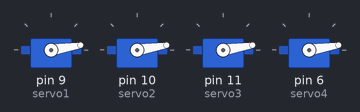
A sketch run on a simulated Arduino Uno, built with avr-gcc and run on an emulated ATmega328P. On the bench: 4 × servo. At 2.0 s the program stops and its outputs stay as they are.

Above: at 0.15 s.
At 1.07 s:
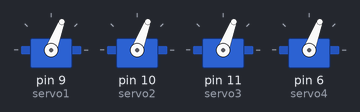
At 1.68 s:
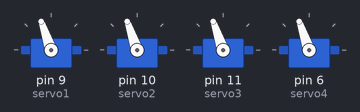
At 2.1 s:
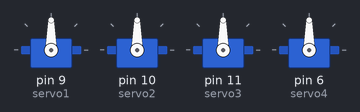
Timing chart, 0 to 3.5 s (numbered marks = the images above):
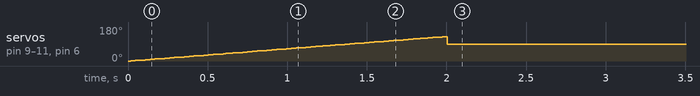

Measured:
- by itself, servo on pin 9 (servo1), servo on pin 10 (servo2), servo on pin 11 (servo3), servo on pin 6 (servo4): rises from 0° to 129° in 2.0 s, then falls to 90° in 0.03 s

The sketch:

task_4servosweep_hold_90deg1.ino
```cpp
#include <Servo.h>

Servo servo1;
Servo servo2;
Servo servo3;
Servo servo4;

int pos = 0;

void setup() {
  servo1.attach(9);
  servo2.attach(10);
  servo3.attach(11);
  servo4.attach(6);
}

void loop() {
  unsigned long startTime = millis();

  while (true) {
    for (pos = 0; pos <= 180; pos++) {
      if (millis() - startTime >= 2000) goto hold;  // إذا تجاوزنا ثانيتين ننتقل للتثبيت
      servo1.write(pos);
      servo2.write(pos);
      servo3.write(pos);
      servo4.write(pos);
      delay(15);
    }

    for (pos = 180; pos >= 0; pos--) {
      if (millis() - startTime >= 2000) goto hold;
      servo1.write(pos);
      servo2.write(pos);
      servo3.write(pos);
      servo4.write(pos);
      delay(15);
    }
  }

hold:
  servo1.write(90);
  servo2.write(90);
  servo3.write(90);
  servo4.write(90);

  while (true); // إيقاف التكرار
}
```

4servo_sweep.cpp
```cpp
#include <Servo.h>

Servo servo1;
Servo servo2;
Servo servo3;
Servo servo4;

int pos = 0;

void setup() {
  servo1.attach(9);
  servo2.attach(10);
  servo3.attach(11);
  servo4.attach(6);
}

void loop() {
  unsigned long startTime = millis();

  while (true) {
    for (pos = 0; pos <= 180; pos++) {
      if (millis() - startTime >= 2000) goto hold;  // إذا تجاوزنا ثانيتين ننتقل للتثبيت
      servo1.write(pos);
      servo2.write(pos);
      servo3.write(pos);
      servo4.write(pos);
      delay(15);
    }

    for (pos = 180; pos >= 0; pos--) {
      if (millis() - startTime >= 2000) goto hold;
      servo1.write(pos);
      servo2.write(pos);
      servo3.write(pos);
      servo4.write(pos);
      delay(15);
    }
  }

hold:
  servo1.write(90);
  servo2.write(90);
  servo3.write(90);
  servo4.write(90);

  while (true); // إيقاف التكرار
}
```
